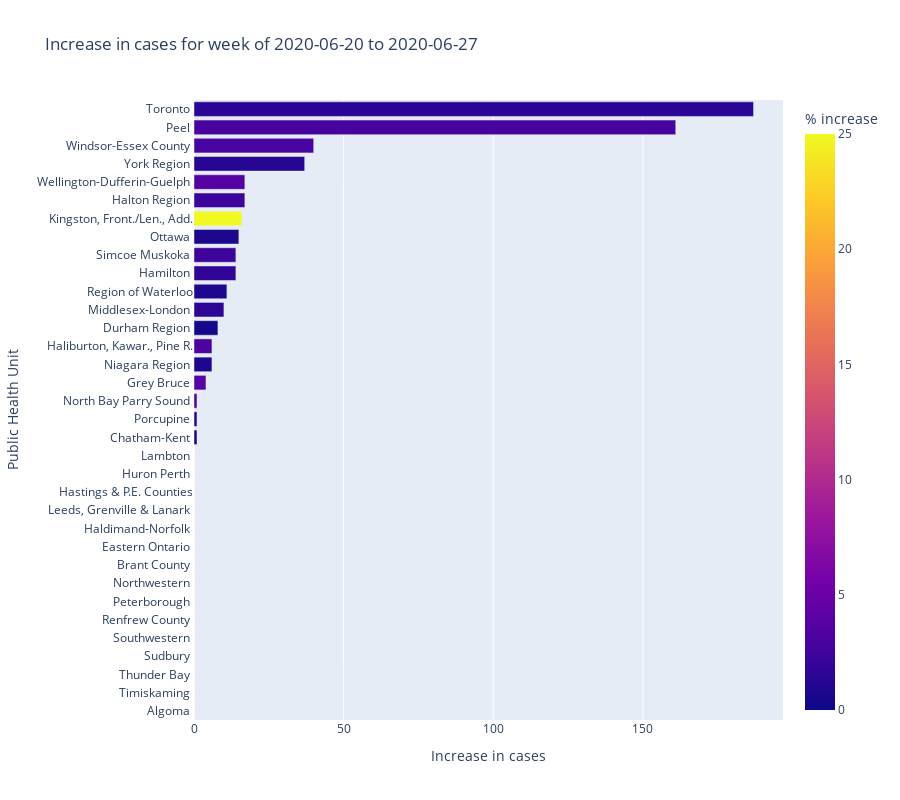

The notebook cell this image was saved under:
### Code cell
#hide_input
px.bar(last7deltadf, y='Region', x='TotalChange',
             hover_name="Reporting_PHU", color='TotalChangePercent',
             labels={"Reporting_PHU":"Public Health Unit", "TotalChangePercent":"% increase", "TotalChange":"Increase in cases", "Region" : "Public Health Unit"},
             orientation="h", height=800,
             title="Increase in cases for week of " + str(last7days) + " to " + str(maxdate)
    )

### Figure 1 — Plotly figure (JSON) as saved in the notebook; plotly's stock layout.template omitted (floating-point values rounded to 4 significant figures)
{"data": [{"alignmentgroup": "True", "hoverlabel": {"namelength": 0}, "hovertemplate": "<b>%{hovertext}</b><br><br>Increase in cases=%{x}<br>Public Health Unit=%{y}<br>% increase=%{marker.color}", "hovertext": ["Algoma Public Health Unit", "Timiskaming Health Unit", "Thunder Bay District Health Unit", "Sudbury & District Health Unit", "Southwestern Public Health", "Renfrew County and District Health Unit", "Peterborough Public Health", "Northwestern Health Unit", "Brant County Health Unit", "Eastern Ontario Health Unit", "Haldimand-Norfolk Health Unit", "Leeds, Grenville and Lanark District Health Unit", "Hastings and Prince Edward Counties Health Unit", "Huron Perth District Health Unit", "Lambton Public Health", "Chatham-Kent Health Unit", "Porcupine Health Unit", "North Bay Parry Sound District Health Unit", "Grey Bruce Health Unit", "Niagara Region Public Health Department", "Haliburton, Kawartha, Pine Ridge District Health Unit", "Durham Region Health Department", "Middlesex-London Health Unit", "Region of Waterloo, Public Health", "Hamilton Public Health Services", "Simcoe Muskoka District Health Unit", "Ottawa Public Health", "Kingston, Frontenac and Lennox & Addington Public Health", "Halton Region Health Department", "Wellington-Dufferin-Guelph Public Health", "York Region Public Health Services", "Windsor-Essex County Health Unit", "Peel Public Health", "Toronto Public Health"], "legendgroup": "", "marker": {"color": [0, 0, 0, 0, 0, 0, 0, 0, 0, 0, 0, 0, 0, 0, 0, 0.6369, 1.515, 3.571, 3.96, 0.8119, 3.141, 0.4768, 1.634, 0.8765, 1.743, 2.393, 0.7253, 25, 2.332, 3.672, 1.286, 2.956, 2.888, 1.457], "coloraxis": "coloraxis"}, "name": "", "offsetgroup": "", "orientation": "h", "showlegend": false, "textposition": "auto", "type": "bar", "x": [0, 0, 0, 0, 0, 0, 0, 0, 0, 0, 0, 0, 0, 0, 0, 1, 1, 1, 4, 6, 6, 8, 10, 11, 14, 14, 15, 16, 17, 17, 37, 40, 161, 187], "xaxis": "x", "y": ["Algoma ", "Timiskaming ", "Thunder Bay ", "Sudbury ", "Southwestern ", "Renfrew County ", "Peterborough ", "Northwestern ", "Brant County ", "Eastern Ontario ", "Haldimand-Norfolk ", "Leeds, Grenville & Lanark ", "Hastings & P.E. Counties", "Huron Perth ", "Lambton ", "Chatham-Kent ", "Porcupine ", "North Bay Parry Sound ", "Grey Bruce ", "Niagara Region ", "Haliburton, Kawar., Pine R.", "Durham Region ", "Middlesex-London ", "Region of Waterloo", "Hamilton ", "Simcoe Muskoka ", "Ottawa ", "Kingston, Front./Len., Add.", "Halton Region ", "Wellington-Dufferin-Guelph ", "York Region ", "Windsor-Essex County ", "Peel ", "Toronto "], "yaxis": "y"}], "layout": {"barmode": "relative", "coloraxis": {"colorbar": {"title": {"text": "% increase"}}, "colorscale": [[0, "#0d0887"], [0.1111, "#46039f"], [0.2222, "#7201a8"], [0.3333, "#9c179e"], [0.4444, "#bd3786"], [0.5556, "#d8576b"], [0.6667, "#ed7953"], [0.7778, "#fb9f3a"], [0.8889, "#fdca26"], [1, "#f0f921"]]}, "height": 800, "legend": {"tracegroupgap": 0}, "title": {"text": "Increase in cases for week of 2020-06-20 to 2020-06-27"}, "xaxis": {"anchor": "y", "domain": [0, 1], "title": {"text": "Increase in cases"}}, "yaxis": {"anchor": "x", "domain": [0, 1], "title": {"text": "Public Health Unit"}}}}
